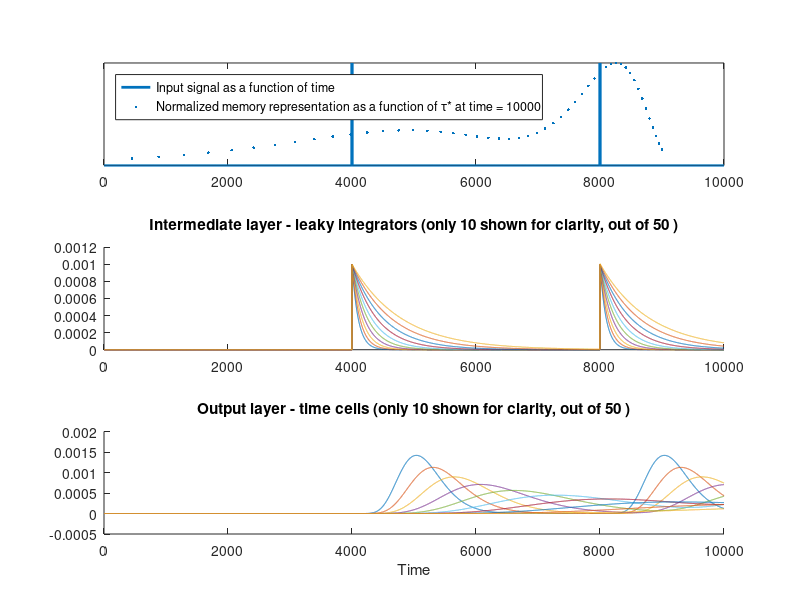

Here is the MATLAB script that generated this plot:
% Toy example of scale-invariat, log-compressed memory representation
%
% The implementation follows from equations in Shankar & Howard, Neural
% Cputaiton 2012 and Shankar & Howard Journal of Machine Learning Research,
% 2013. Equations in the text reffer to the 2012 paper.
%
% Zoran Tiganj (zoran.tiganj@gmail.com) on May 22 2015  


%% Initialize parameters and alocate space

buff_len = 50; % number of output cells ("time cells") - T
k = 10; % order of the spatial derivative between intermediate and output layer
    %(higher value results in more narrow firing fields of time cells) 
N = buff_len+2*k; % number of cells in the intermediate layer (leaky integrators) - t
    % k edges will be ignored becase the spatial derivative will be
    % incomplete
Taustar_min = 1; % peak time of the first time cell
Taustar_max = 10; % peak time of the last time cell

% Create power-law growing Taustarlist (peak times of time cells) and
% corresponding s 
alpha = (Taustar_max/Taustar_min)^(1/buff_len)-1;
Taustarlist = Taustar_min*(1+alpha).^(-(k):(buff_len+(k)-1));
s = k./Taustarlist; % eq 2.3


% Create DerivMatrix that will be used to computed a spatial derivateve of t to
% compute T
DerivMatrix = zeros(N,N);
 for i = 2:N-1
   DerivMatrix(i,i-1) = -(s(i+1)-s(i))/(s(i)-s(i-1))/(s(i+1)-s(i-1));
   DerivMatrix(i,i) = ((s(i+1)-s(i))/(s(i)- s(i-1))-(s(i)-s(i-1))/(s(i+1)-s(i)))/(s(i+1)-s(i-1));
   DerivMatrix(i,i+1) = (s(i)-s(i-1))/(s(i+1)-s(i))/(s(i+1)-s(i-1));
 end
  
% Create time vector (tau) with length tau_len and resolution dtau
tau_len = 10000; dtau = 0.001; tau = 0:dtau:tau_len*dtau-dtau;

% create input signal f of length N; in this example it constaints two "delta" pulses 
f = zeros(1,tau_len); f(4000) = 1; f(8000) = 1;

% Alocate space for t and T
t = zeros(N,tau_len);
T = zeros(N,tau_len);


%% Run the main loop 
% Storing t and T for every tau_index is done only for plotting purpose,
% both t and T are time local (t is computed using only its single previous value
% - we're taking first order time-derivative and T is computed as a linear
% combination of time-local values of t)
tic
for tau_index = 2:tau_len
    t(:,tau_index) = t(:,tau_index-1)+((-s'.*t(:,tau_index-1)+f(tau_index))*dtau); % eq 2.1
    t_diff = DerivMatrix^k*t(:,tau_index);
    T(:,tau_index) = (-1)^k*s.^(k+1)'.*t_diff/factorial(k)'; % eq 2.3
end
toc



%% Plot the results

figure

subplot(3,1,1)
plot(f,'LineWidth',2);
hold on
scatter(10000-Taustarlist(k+1:end-k)*1000,T(k+1:end-k,end)/max(T(k+1:end-k,end)),'Marker','.');
legend('Input signal as a function of time',...
    'Normalized memory representation as a function of \tau* at time = 10000',...
    'Location', 'northwest')
set(gca,'YTickLabel',{})
set(gca,'YTick',[])

% Notice that the reconstruction peaks at k/(k+1) of the input peak

for i=1:5:buff_len % plot every 5th to make the figure look clean
    subplot(3,1,2)
    hold on, plot(t(i+k,:)) 
    title('Intermediate layer - leaky integrators (only 10 shown for clarity, out of 50 )')

    subplot(3,1,3)
    hold on, plot(T(i+k,:)) % T only makes sense between k+1 and end-k, 
        % since we're taking k-th spatial derivative, edges can not be
        % properly computed
    title('Output layer - time cells (only 10 shown for clarity, out of 50 )')
end

xlabel('Time')

set(gcf,'color','w')

% safe the figure
%export_fig('small_and_big_t_tutorial.pdf')
%saveas(gcf,'small_and_big_t_tutorial.fig')
